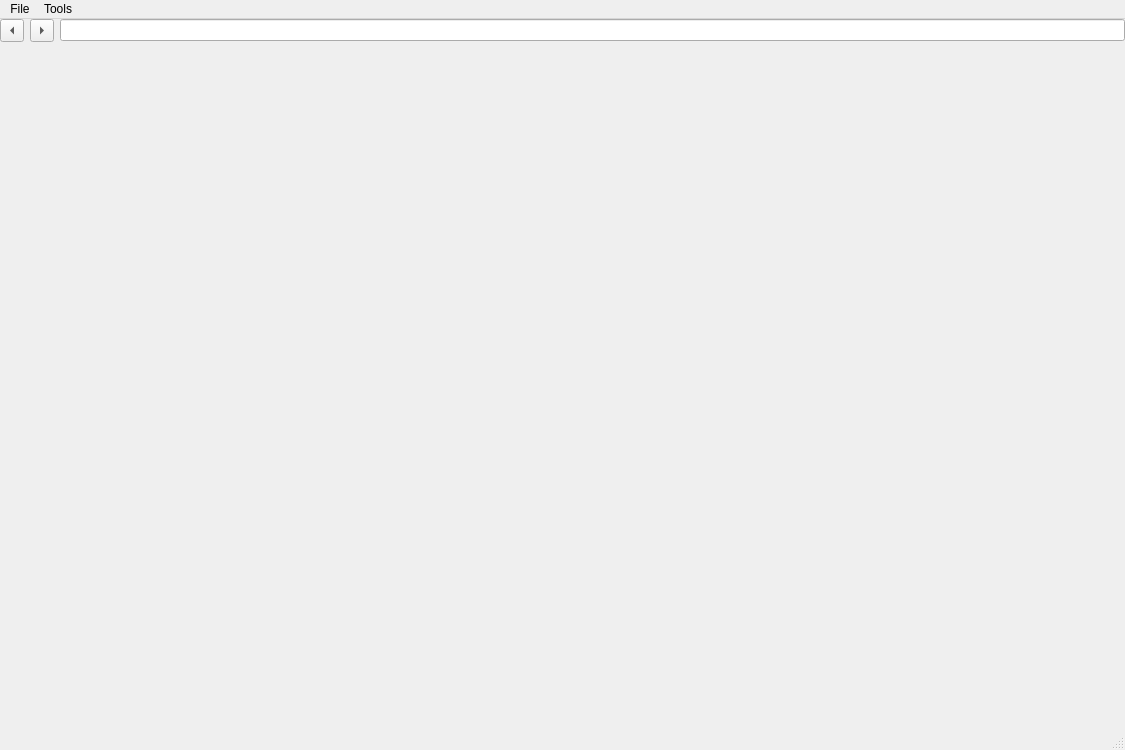
<?xml version="1.0" encoding="UTF-8"?>
<ui version="4.0">
 <class>BrowserWindow</class>
 <widget class="QMainWindow" name="BrowserWindow">
  <property name="geometry">
   <rect>
    <x>0</x>
    <y>0</y>
    <width>1125</width>
    <height>750</height>
   </rect>
  </property>
  <property name="sizePolicy">
   <sizepolicy hsizetype="Preferred" vsizetype="Maximum">
    <horstretch>0</horstretch>
    <verstretch>0</verstretch>
   </sizepolicy>
  </property>
  <property name="windowTitle">
   <string>Heriot Web Browser - Browse Different</string>
  </property>
  <property name="styleSheet">
   <string notr="true"/>
  </property>
  <widget class="QWidget" name="centralWidget">
   <layout class="QVBoxLayout" name="verticalLayout">
    <property name="margin">
     <number>0</number>
    </property>
    <item>
     <widget class="QWidget" name="widget" native="true">
      <layout class="QGridLayout" name="gridLayout">
       <property name="margin">
        <number>0</number>
       </property>
       <item row="1" column="0" colspan="3">
        <widget class="QFrame" name="mainTabsPlaceholder">
         <layout class="QGridLayout" name="gridLayout_2">
          <property name="margin">
           <number>0</number>
          </property>
          <item row="0" column="0">
           <widget class="MainTabsWidget" name="mainTabsWidget" native="true"/>
          </item>
         </layout>
        </widget>
       </item>
       <item row="0" column="1">
        <widget class="QToolButton" name="forwardButton">
         <property name="text">
          <string>Forward</string>
         </property>
         <property name="arrowType">
          <enum>Qt::RightArrow</enum>
         </property>
        </widget>
       </item>
       <item row="0" column="0">
        <widget class="QToolButton" name="backButton">
         <property name="text">
          <string>Back</string>
         </property>
         <property name="shortcut">
          <string>Ctrl+Left</string>
         </property>
         <property name="arrowType">
          <enum>Qt::LeftArrow</enum>
         </property>
        </widget>
       </item>
       <item row="0" column="2">
        <widget class="QLineEdit" name="omniBox"/>
       </item>
      </layout>
     </widget>
    </item>
   </layout>
  </widget>
  <widget class="QMenuBar" name="menuBar">
   <property name="geometry">
    <rect>
     <x>0</x>
     <y>0</y>
     <width>1125</width>
     <height>27</height>
    </rect>
   </property>
   <widget class="QMenu" name="menuFile">
    <property name="title">
     <string>File</string>
    </property>
    <addaction name="actionNew_Tab"/>
    <addaction name="actionNew_Child_Tab"/>
    <addaction name="actionNew_Window"/>
    <addaction name="separator"/>
    <addaction name="actionClose_Window"/>
    <addaction name="actionExit"/>
   </widget>
   <widget class="QMenu" name="menuTools">
    <property name="title">
     <string>Tools</string>
    </property>
   </widget>
   <addaction name="menuFile"/>
   <addaction name="menuTools"/>
  </widget>
  <widget class="QStatusBar" name="statusBar"/>
  <action name="actionExit">
   <property name="text">
    <string>Exit</string>
   </property>
  </action>
  <action name="actionNew_Tab">
   <property name="text">
    <string>New Tab</string>
   </property>
   <property name="shortcut">
    <string>Ctrl+T</string>
   </property>
  </action>
  <action name="actionNew_Child_Tab">
   <property name="text">
    <string>New Child Tab</string>
   </property>
   <property name="shortcut">
    <string>Ctrl+Shift+T</string>
   </property>
  </action>
  <action name="actionClose_Window">
   <property name="text">
    <string>Close Window</string>
   </property>
  </action>
  <action name="actionNew_Window">
   <property name="text">
    <string>New Window</string>
   </property>
   <property name="shortcut">
    <string>Ctrl+N</string>
   </property>
  </action>
 </widget>
 <layoutdefault spacing="6" margin="11"/>
 <customwidgets>
  <customwidget>
   <class>MainTabsWidget</class>
   <extends>QWidget</extends>
   <header>maintabswidget.h</header>
   <container>1</container>
  </customwidget>
 </customwidgets>
 <resources/>
 <connections/>
 <slots>
  <slot>omniValueEntered()</slot>
 </slots>
</ui>
